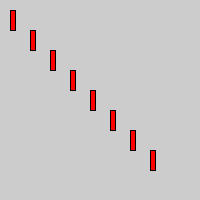
Frame 1 (no input)
Frame 60 (the mouse pressed at the canvas centre just before this capture): identical to frame 1, image omitted
Frame 120 (the mouse held since frame 60 and released just before this capture): identical to frame 1, image omitted

The Processing sketch that drew this single still picture (run headless with seeded random() and noise(); from frame 60 on, the mouse is pressed at the canvas centre):

// Processing sketch: w2_tues_04
// ── w2_tues_04.pde
// for loop

int counter = 0;


void setup() {
  size(200,200); 
}



void draw() {
 // background(0);
  
  
//  for (var defination, test, change )

  for (int i = 150; i > 0;i-=20) {
    
    fill(255,0,0);
    rect(i,i,5,20);
    println(i);    
  }
  
  
  
  //counter++;
  
  
  
}  
